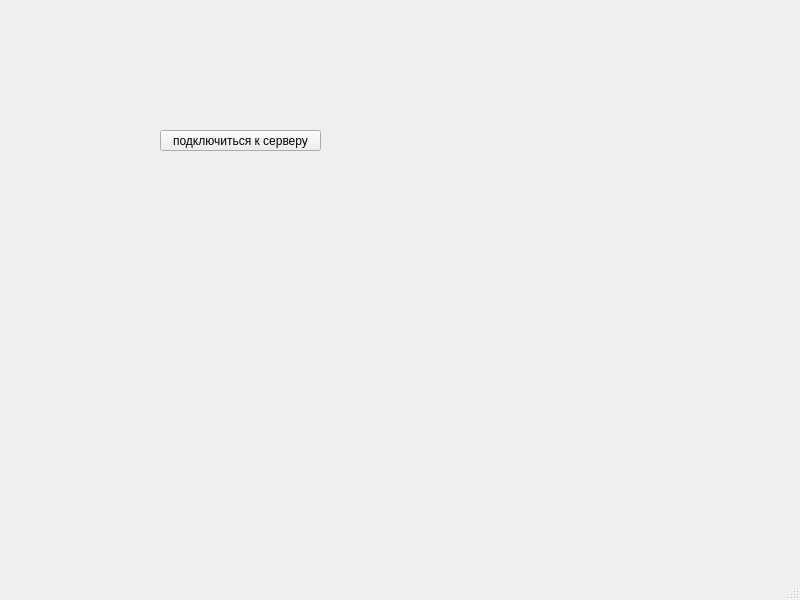
<?xml version="1.0" encoding="UTF-8"?>
<ui version="4.0">
 <class>MainWindow</class>
 <widget class="QMainWindow" name="MainWindow">
  <property name="geometry">
   <rect>
    <x>0</x>
    <y>0</y>
    <width>800</width>
    <height>600</height>
   </rect>
  </property>
  <property name="windowTitle">
   <string>MainWindow</string>
  </property>
  <widget class="QWidget" name="centralwidget">
   <widget class="QPushButton" name="pushButton">
    <property name="geometry">
     <rect>
      <x>160</x>
      <y>130</y>
      <width>161</width>
      <height>21</height>
     </rect>
    </property>
    <property name="text">
     <string>подключиться к серверу</string>
    </property>
   </widget>
  </widget>
  <widget class="QMenuBar" name="menubar">
   <property name="geometry">
    <rect>
     <x>0</x>
     <y>0</y>
     <width>800</width>
     <height>20</height>
    </rect>
   </property>
  </widget>
  <widget class="QStatusBar" name="statusbar"/>
 </widget>
 <resources/>
 <connections/>
</ui>
